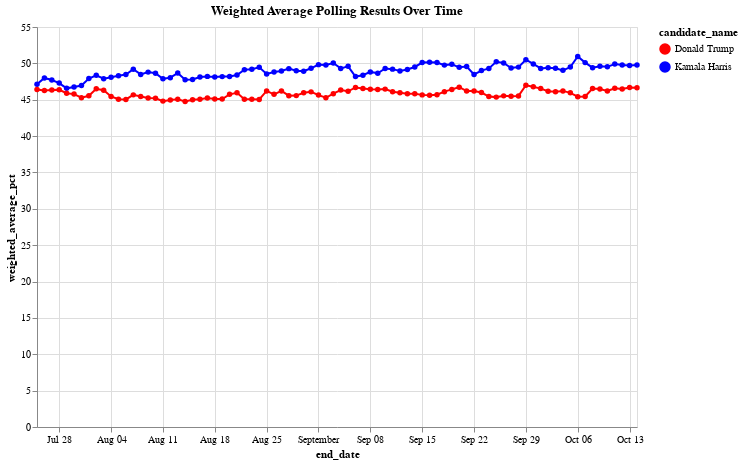

Write notebook code for a chart like this one.
### Markdown cell above
Let's view the plot with weight average:

### Code cell
# Create the line chart with points
# Create a customized color encoding for Trump and Harris
color_scale = alt.Scale(domain=['Donald Trump', 'Kamala Harris'], range=['red', 'blue'])

# Create the line chart with points, assigning specific colors to each candidate
chart = alt.Chart(df_weighted_averages).mark_line(point=True).encode(
    x='end_date:T',  # Temporal encoding for end_date
    y='weighted_average_pct:Q',  # Quantitative encoding for weighted averages
    color=alt.Color('candidate_name:N', scale=color_scale),  # Custom color scale for candidates
    tooltip=['end_date', 'candidate_name', 'weighted_average_pct']  # Add tooltips to show details
).properties(
    title='Weighted Average Polling Results Over Time',
    width=600,
    height=400
)

chart.show()

### Figure 1 — Vega-Lite specification as saved in the notebook (floating-point values rounded to 4 significant figures; data arrays with more than 128 entries replaced by an {"elided": "..."} marker saying what was removed)
{"config": {"view": {"continuousWidth": 300, "continuousHeight": 300}}, "data": {"name": "data-3cc2b3e19110fd58483b3880bf3c529f"}, "mark": {"type": "line", "point": true}, "encoding": {"color": {"field": "candidate_name", "scale": {"domain": ["Donald Trump", "Kamala Harris"], "range": ["red", "blue"]}, "type": "nominal"}, "tooltip": [{"field": "end_date", "type": "temporal"}, {"field": "candidate_name", "type": "nominal"}, {"field": "weighted_average_pct", "type": "quantitative"}], "x": {"field": "end_date", "type": "temporal"}, "y": {"field": "weighted_average_pct", "type": "quantitative"}}, "height": 400, "title": "Weighted Average Polling Results Over Time", "width": 600, "$schema": "https://vega.github.io/schema/vega-lite/v5.20.1.json", "datasets": {"data-3cc2b3e19110fd58483b3880bf3c529f": {"elided": "164 records"}}}
